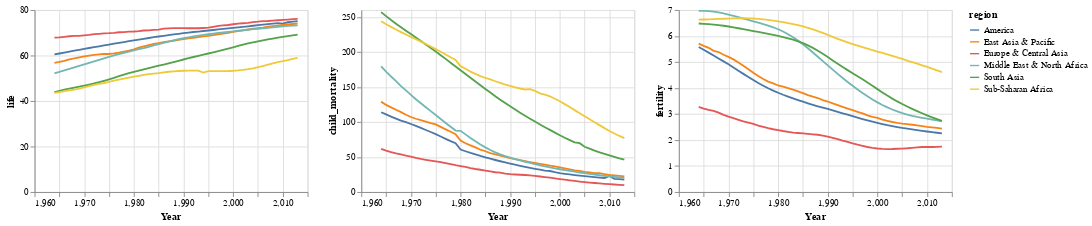

Notebook code cell kept with this figure:
### Code cell
brush = alt.selection_interval()  # selection of type "interval"
chart = alt.Chart(global_df).mark_line().encode(
    alt.X('Year:Q'), #change year take out comma
    color=alt.condition(brush, 'region:N', alt.value('lightgray'))
).properties(
    width=300,
    height=200
).add_selection(
    brush
)
chart.encode(y='life:Q')|chart.encode(y='child_mortality:Q')|chart.encode(y='fertility:Q').interactive()

### Figure 1 — Vega-Lite specification as saved in the notebook (floating-point values rounded to 4 significant figures; data arrays with more than 128 entries replaced by an {"elided": "..."} marker saying what was removed)
{"config": {"view": {"continuousWidth": 400, "continuousHeight": 300}}, "hconcat": [{"mark": "line", "encoding": {"color": {"condition": {"field": "region", "type": "nominal", "selection": "selector002"}, "value": "lightgray"}, "x": {"field": "Year", "type": "quantitative"}, "y": {"field": "life", "type": "quantitative"}}, "height": 200, "selection": {"selector002": {"type": "interval"}}, "width": 300}, {"mark": "line", "encoding": {"color": {"condition": {"field": "region", "type": "nominal", "selection": "selector002"}, "value": "lightgray"}, "x": {"field": "Year", "type": "quantitative"}, "y": {"field": "child_mortality", "type": "quantitative"}}, "height": 200, "selection": {"selector002": {"type": "interval"}}, "width": 300}, {"mark": "line", "encoding": {"color": {"condition": {"field": "region", "type": "nominal", "selection": "selector002"}, "value": "lightgray"}, "x": {"field": "Year", "type": "quantitative"}, "y": {"field": "fertility", "type": "quantitative"}}, "height": 200, "selection": {"selector002": {"type": "interval"}, "selector003": {"type": "interval", "bind": "scales", "encodings": ["x", "y"]}}, "width": 300}], "data": {"name": "data-fb219a0f95e7e454cf4b21177100d5d5"}, "$schema": "https://vega.github.io/schema/vega-lite/v4.17.0.json", "datasets": {"data-fb219a0f95e7e454cf4b21177100d5d5": {"elided": "300 records"}}}
